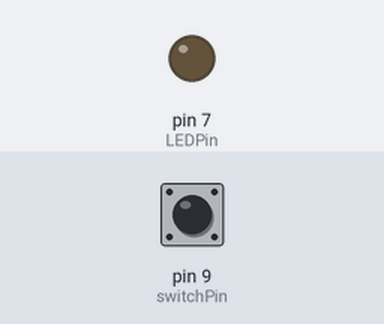
Recording of a sketch running on a simulated Arduino Mega 2560, built with avr-gcc and run on an emulated ATmega2560. Parts: output pins drawn as LEDs (lit = HIGH). The inputs (shaded band) are chosen by the test bench; at power-on: pin 9 (switchPin) HIGH.

Above: at 1.2 s.
1.3 s: pin 9 (switchPin) pulled LOW for 3.2 s
At 6.0 s:
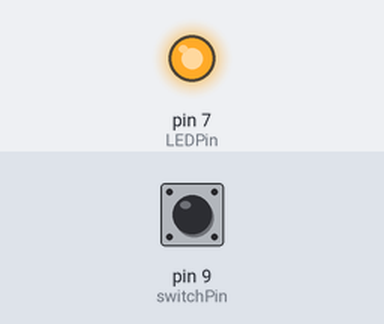
6.3 s: pin 9 (switchPin) pulled LOW for 0.15 s
At 7.6 s:
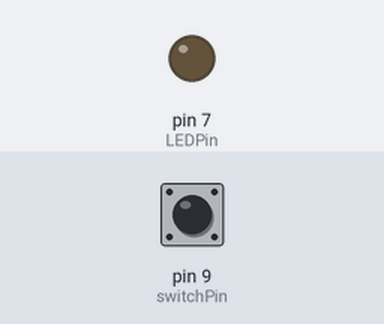
Timing chart, 0 to 9.3 s (numbered marks = the images above; inputs shaded):
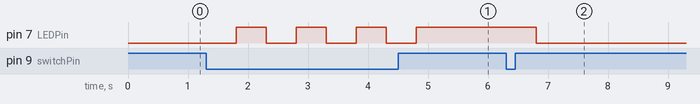

The sketch:

SwitchToggle_Bool_Sample.ino
```cpp
/*  Toggle Switch with Bool Variable

    Use a momentary switch as a mechanical toggle switch.
    LED can be switched on an off like a toggle switch.
    Push switch to turn ON, LED stays ON.
    Push switch again to turn OFF, LED stays OFF.

    SETUP:
    LED Circuit: Pin 7 > Wire > LED(+) > LED(-) > Resistor > Ground
    Switch Circuit: Pin 9 > Wire > Switch > Wire > Ground

    by ThinkLab 2020
*/

int LEDPin = 7;                             // LED circuit on pin 7
int switchPin = 9;                          // momentary switch on pin 12, other side connected to ground
bool switchState = false;                   // bool variable can store true(5V or HIGH) or false (0V or LOW) only

void setup() {
  pinMode(LEDPin, OUTPUT);                  // set LEDPin as output
  pinMode(switchPin, INPUT_PULLUP);         // sets the pin to use the onboard input resistor of the Bluno Mega
}

void loop() {
  if (digitalRead(switchPin) == LOW) {      // switch is pressed - pullup keeps pin high normally
    delay(500);                             // delay to wait for switch to be unpressed (debounce) - avoids unnecessary mechanical presses
    switchState = !switchState;             // toggle switchState variable from on to off and vice versa
    digitalWrite(LEDPin, switchState);      // toggle LEDPin on/off
  }
}
```

Measured:
- after the input at 1.3 s, pin 7 (LEDPin): alternates HIGH for 0.50 s and LOW for 0.50 s, 7 changes in all, then stays HIGH, starting after 0.50 s
- after the input at 6.3 s, pin 7 (LEDPin): HIGH → LOW after 0.50 s
